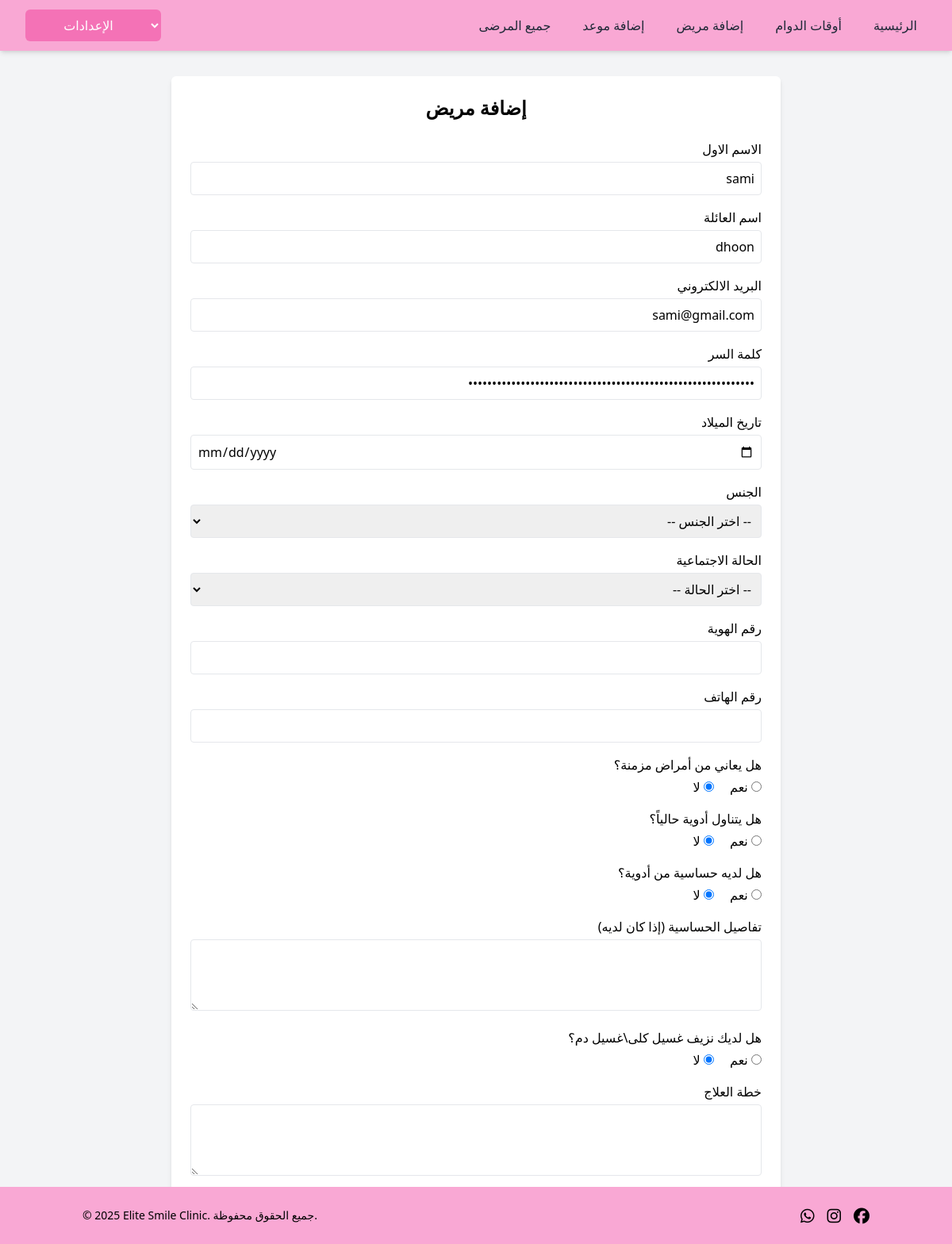
The page /doctor/edit_patient_display/8 on the database its author committed.
### clinic_app/models.py (models this page shows, shortened)
class User(models.Model):
    first_name = models.CharField(max_length=255)
    last_name = models.CharField(max_length=255)
    email = models.CharField(max_length=255)
    password = models.CharField(max_length=255)
    role = models.CharField(max_length=255, default='patient')
    doctor = models.ForeignKey('self', null=True, blank=True, on_delete=models.SET_NULL, related_name='patients')
    birth_date = models.DateField(blank=True, null=True)
    gender = models.CharField(max_length=10, blank=True)  # No need for null=True in CharField
    social_status = models.CharField(max_length=20, blank=True)
    id_number = models.CharField(max_length=20, blank=True)
    phone = models.CharField(max_length=20, blank=True)
    chronic_disease = models.BooleanField(default=False)
    takes_medications = models.BooleanField(default=False)
    drug_allergy = models.BooleanField(default=False)
    allergy_details = models.TextField(blank=True)
    dialysis =models.BooleanField(default=False)
    treatment_plan = models.TextField(blank=True)
    created_at = models.DateTimeField(auto_now_add=True)
    updated_at = models.DateTimeField(auto_now=True)
    objects = UserManager()

### doctor_app/views.py (the view)
# urls.py: path('edit_patient_display/<int:patientid>', views.edit_patient_display, name='edit_patient_display'),
def edit_patient_display(request,patientid):
    context={
        'patient':User.objects.get(id=patientid)
    }
    return render(request,'doctor/edit_patient_display.html',context)

### doctor_app/templates/doctor/edit_patient_display.html (shortened to what this page needs)
<!DOCTYPE html>
<html lang="ar" dir="rtl">
<head>
    <script src="https://cdn.tailwindcss.com"></script>
</head>
<body class="bg-gray-100 font-sans">
    <body class="bg-gray-100 font-sans">
        <div dir="ltr">
            {% include 'doctor/navbardoctor.html' %}
        </div>
    <div class="max-w-3xl mx-auto p-6 bg-white shadow-md rounded-md mt-8">
        <h1 class="text-2xl font-bold mb-6 text-center">إضافة مريض</h1>
        <form method="POST" action="/doctor/update_user_info/{{patient.id}}" class="space-y-4">
            <div>
                <label for="first_name" class="block font-medium">الاسم الاول </label>
                <input type="text" id="first_name" name="first_name" value="{{patient.first_name}}"  class="w-full mt-1 p-2 border rounded" required>
            </div>
            <div>
                <label for="last_name" class="block font-medium">اسم العائلة </label>
                <input type="text" id="last_name" name="last_name" value="{{patient.last_name}}"  class="w-full mt-1 p-2 border rounded" required>
            </div>
            <div>
                <label for="email" class="block font-medium"> البريد الالكتروني </label>
                <input type="email" id="email" name="email" value="{{patient.email}}"  class="w-full mt-1 p-2 border rounded" required>
            </div>
            <div>
                <label for="password" class="block font-medium"> كلمة السر  </label>
                <input type="password" id="password" name="password" value="{{patient.password}}"  class="w-full mt-1 p-2 border rounded" required>
            </div>
            <div>
                <label for="birthdate" class="block font-medium">تاريخ الميلاد</label>
                <input type="date" id="birthdate" name="birth_date" value="{{ patient.birth_date|date:'Y-m-d' }}" class="w-full mt-1 p-2 border rounded" required>
            </div>
            <div>
                <label for="gender" class="block font-medium">الجنس</label>
                <select id="gender" name="gender"  class="w-full mt-1 p-2 border rounded" required>
                    <option value="">-- اختر الجنس --</option>
                </select>
            </div>
            <div>
                <label for="marital_status" class="block font-medium">الحالة الاجتماعية</label>
                <select id="marital_status" name="marital_status"  class="w-full mt-1 p-2 border rounded" required>
                    <option value="">-- اختر الحالة --</option>
                </select>
            </div>
            <div>
                <label for="id_number" class="block font-medium">رقم الهوية</label>
                <input type="text" id="id_number" name="id_number" value="{{patient.id_number}}"  class="w-full mt-1 p-2 border rounded" required>
            </div>
            <div>
                <label for="phone" class="block font-medium">رقم الهاتف</label>
                <input type="tel" id="phone" name="phone" value="{{patient.phone}}"  class="w-full mt-1 p-2 border rounded" required>
            </div>
            <div>
                <span class="block font-medium">هل يعاني من أمراض مزمنة؟</span>
                <div class="mt-1 space-x-4 space-x-reverse" >
                    <label>
                        <input type="radio" id="chronic_yes" name="chronic_disease" value="True" {% if user.chronic_disease %}checked{% endif %} required> نعم
                    </label>
                    <label>
                        <input type="radio" id="chronic_no" name="chronic_disease" value="False" {% if not user.chronic_disease %}checked{% endif %}> لا
                    </label>
                </div>
            </div>
            <div>
                <span class="block font-medium" >هل يتناول أدوية حالياً؟</span>
                <div class="mt-1 space-x-4 space-x-reverse">
                    <label><input type="radio" name="takes_medications" value="True" {% if user.takes_medications %}checked{% endif %}> نعم</label>
                    <label><input type="radio" name="takes_medications" value="False" {% if not user.takes_medications %}checked{% endif %}> لا</label>
                </div>
            </div>
            <div>
                <span class="block font-medium" >هل لديه حساسية من أدوية؟</span>
                <div class="mt-1 space-x-4 space-x-reverse">
                    <label>
                        <input type="radio" id="allergy_yes" name="drug_allergy" value="True" {% if user.drug_allergy %}checked{% endif %} required> نعم
                    </label>
                    <label>
                        <input type="radio" id="allergy_no" name="drug_allergy" value="False" {% if not user.drug_allergy %}checked{% endif %}> لا
                    </label>
                </div>
            </div>
            <div>
                <label for="allergy_details" class="block font-medium" >تفاصيل الحساسية (إذا كان لديه)</label>
                <textarea id="allergy_details"  name="allergy_details" rows="3" class="w-full mt-1 p-2 border rounded" required>{{patient.allergy_details}}</textarea>
            </div>
            <div>
                <span class="block font-medium">هل لديك نزيف غسيل كلى\غسيل دم؟</span>
                <div class="mt-1 space-x-4 space-x-reverse" >
                    <label>
                        <input type="radio" id="dialysis_yes" name="dialysis" value="True"
                          {% if user.dialysis %}checked{% endif %} required> نعم
                      </label>
                      <label>
                        <input type="radio" id="dialysis_no" name="dialysis" value="False"
                          {% if not user.dialysis %}checked{% endif %}> لا
                      </label>
                </div>
            </div>
            <div>
                <label for="dialysis_details" class="block font-medium">خطة العلاج</label>
                <textarea id="dialysis_details" name="dialysis_details" rows="3" class="w-full mt-1 p-2 border rounded" required>{{patient.treatment_plan}}</textarea>
            </div>
            <div class="text-center">
                <button type="submit" class="bg-blue-600 hover:bg-blue-700 text-white py-2 px-6 rounded">تعديل </button>
            </div>
        </form>
    </div>
    <div dir="ltr">
        {% include 'clinic/footer.html' %}
    </div>
</body>
</html>

### rows shown on the page
User: first_name "sami", last_name "dhoon", email "sami@gmail.com"
